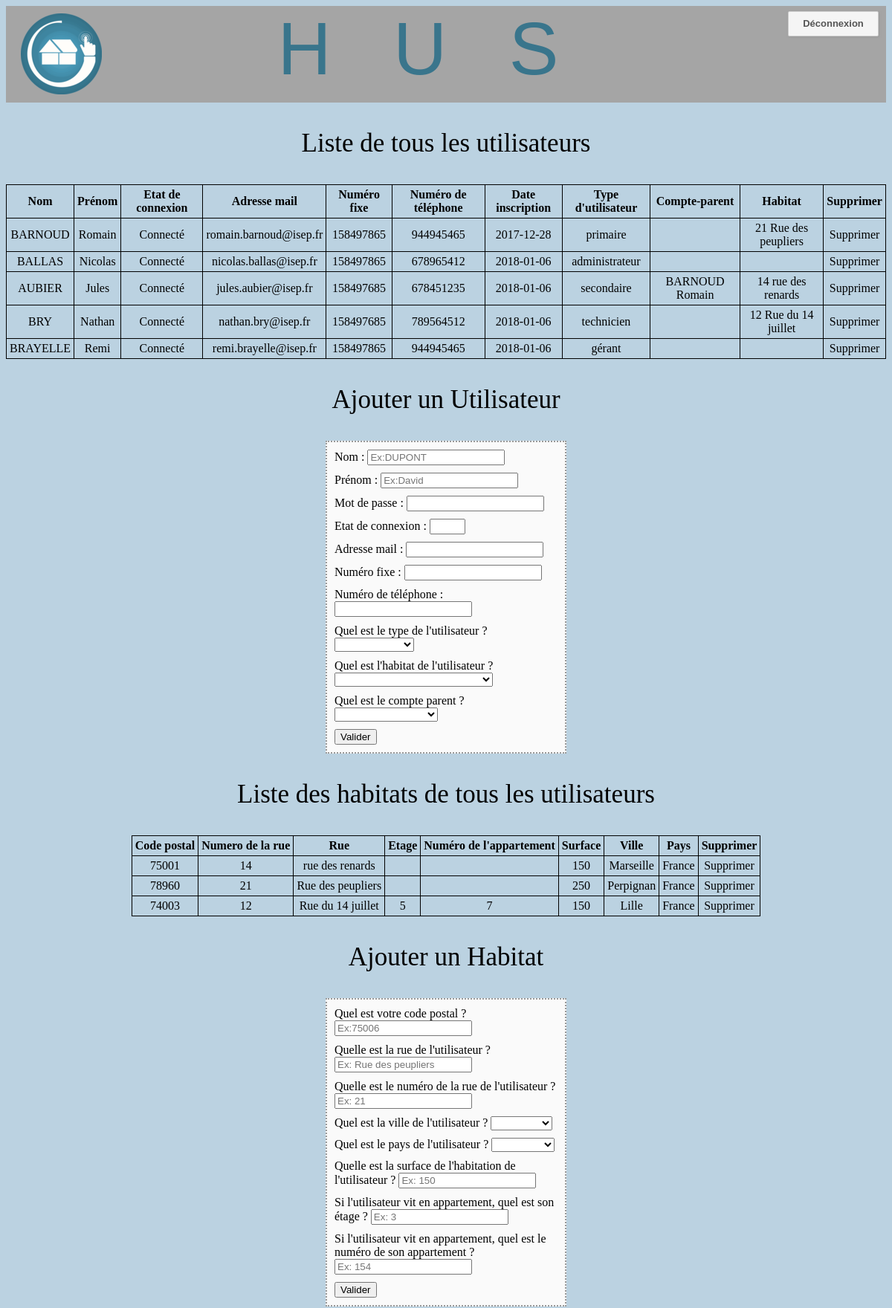
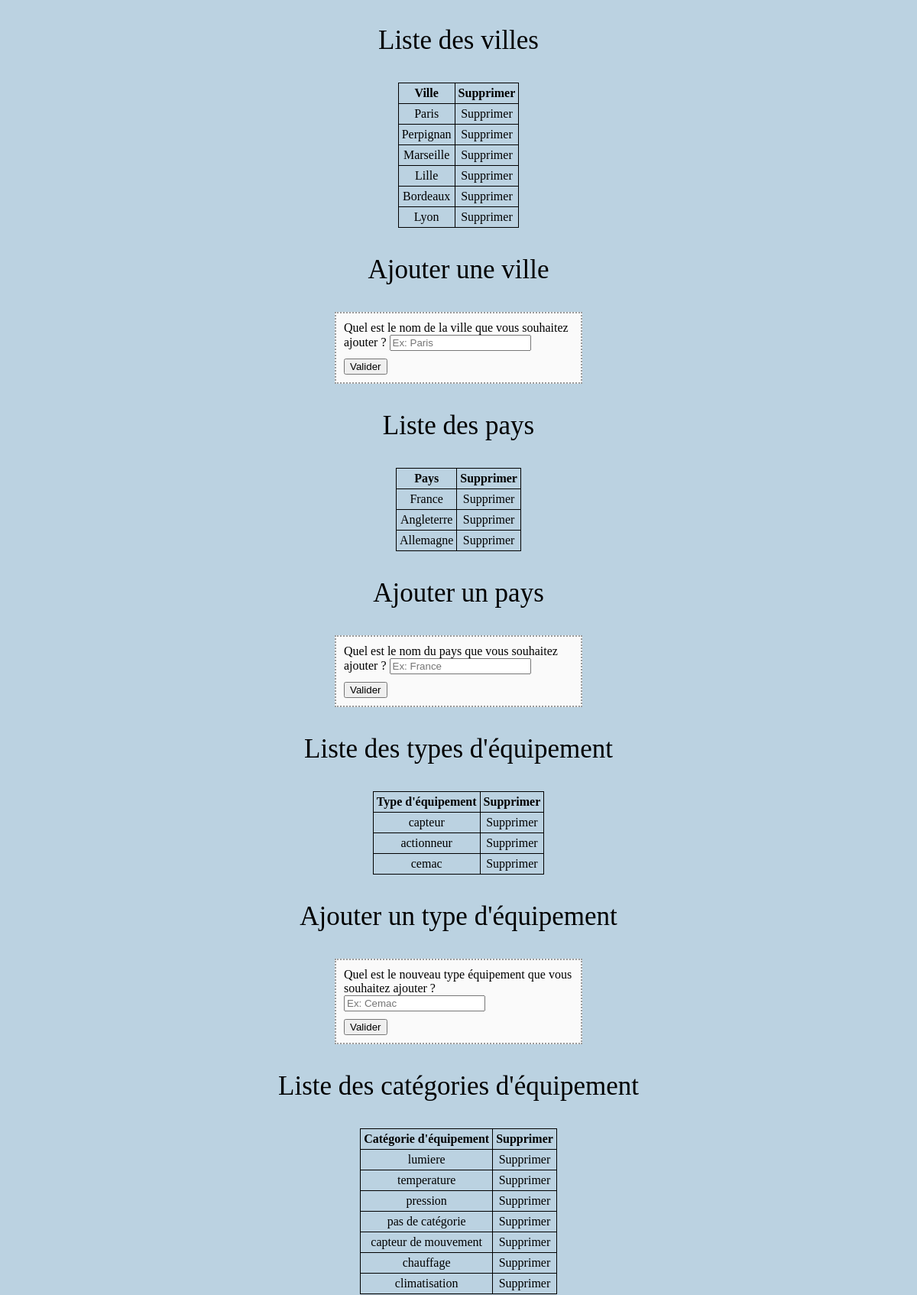
The app's page /pageadmin/appadmin.php (upper part) with its own data (2 pictures, top to bottom).
### tables this page shows
CREATE TABLE IF NOT EXISTS `utilisateurs` (
  `ID` int(11) NOT NULL AUTO_INCREMENT,
  `Nom` varchar(20) NOT NULL,
  `Prenom` varchar(20) NOT NULL,
  `Adresse_mail` varchar(50) NOT NULL,
  `Mot_de_passe` varchar(30) NOT NULL,
  `Numero_fixe` int(11) NOT NULL,
  `Numero_Telephone` int(11) NOT NULL,
  `Etat_connexion` tinyint(1) NOT NULL,
  `Date_inscription` date NOT NULL,
  `ID_compte_parent` int(11) DEFAULT NULL,
  PRIMARY KEY (`ID`)
);

CREATE TABLE IF NOT EXISTS `type_utilisateur` (
  `ID` int(11) NOT NULL AUTO_INCREMENT,
  `Nom` text NOT NULL,
  PRIMARY KEY (`ID`)
);

CREATE TABLE IF NOT EXISTS `habitat` (
  `ID` int(11) NOT NULL AUTO_INCREMENT,
  `Code_postal` int(11) NOT NULL,
  `Rue` varchar(255) NOT NULL,
  `Numero_de_la_rue` int(11) NOT NULL,
  `Etage` int(11) DEFAULT NULL,
  `Numero_de_appartement` int(11) DEFAULT NULL,
  `Surface` int(11) NOT NULL,
  `ID_Pays` int(11) NOT NULL,
  `ID_Ville` int(11) NOT NULL,
  PRIMARY KEY (`ID`)
);

CREATE TABLE IF NOT EXISTS `ville` (
  `ID` int(11) NOT NULL AUTO_INCREMENT,
  `nom` varchar(30) NOT NULL,
  PRIMARY KEY (`ID`)
);

CREATE TABLE IF NOT EXISTS `pays` (
  `ID` int(11) NOT NULL AUTO_INCREMENT,
  `Nom` varchar(20) NOT NULL,
  PRIMARY KEY (`ID`)
);

CREATE TABLE IF NOT EXISTS `type_equipement` (
  `ID` int(11) NOT NULL AUTO_INCREMENT,
  `Nom` varchar(50) NOT NULL,
  PRIMARY KEY (`ID`)
);

CREATE TABLE IF NOT EXISTS `categorie_equipement` (
  `ID` int(11) NOT NULL AUTO_INCREMENT,
  `Nom` varchar(50) NOT NULL,
  PRIMARY KEY (`ID`)
);

### pageadmin/appadmin.php (the view, shortened to what the rows shown need)
<?php
  include ("C:\wamp64\www\HUSv4\HUSv4\connexionbdd.php");
  $query1 = $bdd -> query("SELECT * FROM utilisateurs");
  $donnees1 =  $query1 -> fetchall();
  $query108 = $bdd -> query("SELECT * FROM habitat");
  $donnees108 =  $query108 -> fetchall();
  $query1008 = $bdd -> query("SELECT * FROM ville");
  $donnees1008 =  $query1008 -> fetchall();
  $query10008 = $bdd -> query("SELECT * FROM pays");
  $donnees10008 =  $query10008 -> fetchall();
  $query1009 = $bdd -> query("SELECT * FROM type_equipement");
  $donnees1009 =  $query1009 -> fetchall();
  $query1019 = $bdd -> query("SELECT * FROM categorie_equipement");
  $donnees1019 =  $query1019 -> fetchall();
  $listehabitat = $bdd -> query("SELECT * FROM habitat");
  $listeh = $listehabitat -> fetchall();
?>
<!DOCTYPE html>
<html>
	<head>
    <link rel="stylesheet" href ="appadmin.css"/>
    <link rel="stylesheet" href="../Mise_en_page/header.css"/>
	</head>
	<body>
    <?php  if(!empty($donnees1)) { ?>
    <table>
     <thead>
       <tr>
         <th>Nom</th>
         <th>Prénom</th>
         <th>Etat de connexion </th>
         <th>Adresse mail</th>
         <th>Numéro fixe</th>
         <th>Numéro de téléphone</th>
         <th>Date inscription</th>
         <th>Type d'utilisateur</th>
         <th>Compte-parent</th>
         <th>Habitat</th>
         <th>Supprimer </th>
       </tr>
      </thead>
      <tbody>
        <?php foreach ($donnees1 as $i => $element1) {
            $query18 = $bdd -> query(
              'SELECT *
              FROM lien_utilisateur_habitat
              WHERE ID_Utilisateur="'.$element1['ID'].'"');
            $donnees18=$query18->fetch();
            $query6 = $bdd -> query(
              "SELECT `type_utilisateur`.`Nom`
              FROM type_utilisateur
              INNER JOIN lien_utilisateur_habitat
              ON `type_utilisateur`.`ID`='".$donnees18['ID_type_utilisateur']."'");
            $donnees6=$query6->fetch();
            $query7 = $bdd -> query(
              'SELECT Nom, Prenom
              FROM utilisateurs
              WHERE ID="'.$element1['ID_compte_parent'].'"');
            $donnees7=$query7->fetch();
            $listehabitat1 = $bdd -> query(
              "SELECT ID_Habitat
              FROM lien_utilisateur_habitat
              WHERE ID_Utilisateur='".$element1['ID']."'");
            $listeh1 = $listehabitat1 -> fetch();
            $listehabitat2 = $bdd -> query(
              "SELECT Numero_de_la_rue, Rue
              FROM habitat
              WHERE ID='".$listeh1['ID_Habitat']."'");
            $listeh2 = $listehabitat2 -> fetch();
              ?>
            <tr>
               <td>
                 <?php
                 echo $element1['Nom'];
                 ?>
                 </td>
               <td>
                 <?php
                 echo $element1['Prenom'];
                 ?>
               </td>
               <td>
                 <?php
                 if ($element1['Etat_connexion']==0){
                   echo "Déconnecté";
                 }
                 else {
                   echo "Connecté";
                 }
                 ?>
               </td>
               <td>
                 <?php echo $element1['Adresse_mail']; ?>
               </td>
               <td>
                 <?php echo $element1['Numero_fixe']; ?>
               </td>
               <td>
                 <?php echo $element1['Numero_Telephone']; ?>
               </td>
               <td>
                 <?php echo $element1['Date_inscription']; ?>
               </td>
               <td>
                 <?php echo $donnees6['Nom'];
                  ?>
               </td>
               <td>
                 <?php echo $donnees7['Nom']. " ".$donnees7['Prenom'];
                 ?>
               </td>
               <td>
                 <?php echo $listeh2['Numero_de_la_rue'] ." ". $listeh2['Rue'] ?>
               </td>
                   <?php
                   $id_suppressionadmin=$element1['ID'];
                   echo '<td><a href="modification.php?id3='.$id_suppressionadmin.'">Supprimer</a></td>';
                   ?>
             </tr>
           <?php } ?>
      </tbody>
      </table>
    <?php } ?>
    <?php  if(!empty($donnees108)) { ?>
    <table>
     <thead>
       <tr>
         <th>Code postal</th>
         <th>Numero de la rue</th>
         <th>Rue </th>
         <th>Etage</th>
         <th>Numéro de l'appartement</th>
         <th>Surface</th>
         <th>Ville</th>
         <th>Pays</th>
         <th>Supprimer </th>
       </tr>
      </thead>
      <tbody>
        <?php foreach ($donnees108 as $i => $element108) {
            $query107 = $bdd -> query(
              'SELECT Nom
              FROM pays
              WHERE ID="'.$element108['ID_Pays'].'"');
            $donnees107=$query107->fetch();
            $query109 = $bdd -> query(
              'SELECT Nom
              FROM ville
              WHERE ID="'.$element108['ID_Ville'].'"');
            $donnees109=$query109->fetch();
              ?>
            <tr>
               <td>
                 <?php
                 echo $element108['Code_postal'];
                 ?>
                 </td>
               <td>
                 <?php
                 echo $element108['Numero_de_la_rue'];
                 ?>
               </td>
               <td>
                 <?php
                 echo $element108['Rue'];
                 ?>
               </td>
               <td>
                 <?php
                 echo $element108['Etage'];
                 ?>
               </td>
               <td>
                 <?php
                 echo $element108['Numero_de_appartement'];
                 ?>
               </td>
               <td>
                 <?php
                 echo $element108['Surface'];
                 ?>
               </td>
               <td>
                 <?php
                 echo $donnees109['Nom'];
                 ?>
               </td>
               <td>
                 <?php
                 echo $donnees107['Nom'];
                 ?>
               </td>
               <?php
               $id_suppressionadmin=$element108['ID'];
               echo '<td><a href="modification.php?id4='.$id_suppressionadmin.'">Supprimer</a></td>';
               ?>
             </tr>
           <?php } ?>
      </tbody>
      </table>
    <?php } ?>
    <?php  if(!empty($donnees1008)) { ?>
    <table>
     <thead>
       <tr>
         <th>Ville</th>
         <th>Supprimer </th>
       </tr>
      </thead>
      <tbody>
        <?php foreach ($donnees1008 as $i => $element1008) {
              ?>
            <tr>
               <td>
                 <?php
                echo $element1008['nom'];
                 ?>
                 </td>
               <?php
               $id_suppressionadmin=$element1008['ID'];
               echo '<td><a href="modification.php?id5='.$id_suppressionadmin.'">Supprimer</a></td>';
               ?>
             </tr>
           <?php } ?>
      </tbody>
      </table>
    <?php } ?>
    <?php  if(!empty($donnees10008)) { ?>
    <table>
     <thead>
       <tr>
         <th>Pays</th>
         <th>Supprimer </th>
       </tr>
      </thead>
      <tbody>
        <?php foreach ($donnees10008 as $i => $element10008) {
              ?>
            <tr>
               <td>
                 <?php
                 echo $element10008['Nom'];
                 ?>
                 </td>
               <?php
               $id_suppressionadmin=$element10008['ID'];
               echo '<td><a href="modification.php?id6='.$id_suppressionadmin.'">Supprimer</a></td>';
               ?>
             </tr>
           <?php } ?>
      </tbody>
      </table>
    <?php } ?>
    <?php  if(!empty($donnees1009)) { ?>
    <table>
     <thead>
       <tr>
         <th>Type d'équipement</th>
         <th>Supprimer </th>
       </tr>
      </thead>
      <tbody>
        <?php foreach ($donnees1009 as $i => $element1009) {
              ?>
            <tr>
               <td>
                 <?php
                 echo $element1009['Nom'];
                 ?>
                 </td>
               <?php
               $id_suppressionadmin=$element1009['ID'];
               echo '<td><a href="modification.php?id7='.$id_suppressionadmin.'">Supprimer</a></td>';
               ?>
             </tr>
           <?php } ?>
      </tbody>
      </table>
    <?php } ?>
    <?php  if(!empty($donnees1019)) { ?>
    <table>
     <thead>
       <tr>
         <th>Catégorie d'équipement</th>
         <th>Supprimer </th>
       </tr>
      </thead>
      <tbody>
        <?php foreach ($donnees1019 as $i => $element1019) {
              ?>
            <tr>
               <td>
                 <?php
                    echo $element1019['Nom'];
                 ?>
                 </td>
               <?php
               $id_suppressionadmin=$element1019['ID'];
               echo '<td><a href="modification.php?id8='.$id_suppressionadmin.'">Supprimer</a></td>';
               ?>
             </tr>
           <?php } ?>
      </tbody>
      </table>
    <?php } ?>
	   </body>
  </html>

### records on screen
utilisateurs: Nom "BARNOUD", Prenom "Romain", Etat_connexion "Connecté", Adresse_mail "romain.barnoud@isep.fr", Numero_fixe "158497865", Numero_Telephone "944945465", Date_inscription "2017-12-28", type_utilisateur.Nom "primaire", habitat.Numero_de_la_rue "21", habitat.Rue "Rue des peupliers"
utilisateurs: Nom "BALLAS", Prenom "Nicolas", Etat_connexion "Connecté", Adresse_mail "nicolas.ballas@isep.fr", Numero_fixe "158497865", Numero_Telephone "678965412", Date_inscription "2018-01-06", type_utilisateur.Nom "administrateur"
utilisateurs: Nom "AUBIER", Prenom "Jules", Etat_connexion "Connecté", Adresse_mail "jules.aubier@isep.fr", Numero_fixe "158497685", Numero_Telephone "678451235", Date_inscription "2018-01-06", type_utilisateur.Nom "secondaire", utilisateurs.Nom "BARNOUD", utilisateurs.Prenom "Romain", habitat.Numero_de_la_rue "14", habitat.Rue "rue des renards"
utilisateurs: Nom "BRY", Prenom "Nathan", Etat_connexion "Connecté", Adresse_mail "nathan.bry@isep.fr", Numero_fixe "158497685", Numero_Telephone "789564512", Date_inscription "2018-01-06", type_utilisateur.Nom "technicien", habitat.Numero_de_la_rue "12", habitat.Rue "Rue du 14 juillet"
utilisateurs: Nom "BRAYELLE", Prenom "Remi", Etat_connexion "Connecté", Adresse_mail "remi.brayelle@isep.fr", Numero_fixe "158497865", Numero_Telephone "944945465", Date_inscription "2018-01-06", type_utilisateur.Nom "gérant"
habitat: Code_postal "75001", Numero_de_la_rue "14", Rue "rue des renards", Surface "150", ID_Ville.nom "Marseille", ID_Pays.Nom "France"
habitat: Code_postal "78960", Numero_de_la_rue "21", Rue "Rue des peupliers", Surface "250", ID_Ville.nom "Perpignan", ID_Pays.Nom "France"
habitat: Code_postal "74003", Numero_de_la_rue "12", Rue "Rue du 14 juillet", Etage "5", Numero_de_appartement "7", Surface "150", ID_Ville.nom "Lille", ID_Pays.Nom "France"
ville: nom "Paris"
ville: nom "Perpignan"
ville: nom "Marseille"
ville: nom "Lille"
ville: nom "Bordeaux"
ville: nom "Lyon"
pays: Nom "France"
pays: Nom "Angleterre"
pays: Nom "Allemagne"
type_equipement: Nom "capteur"
type_equipement: Nom "actionneur"
type_equipement: Nom "cemac"
categorie_equipement: Nom "lumiere"
categorie_equipement: Nom "temperature"
categorie_equipement: Nom "pression"
categorie_equipement: Nom "pas de catégorie"
categorie_equipement: Nom "capteur de mouvement"
categorie_equipement: Nom "chauffage"
categorie_equipement: Nom "climatisation"
